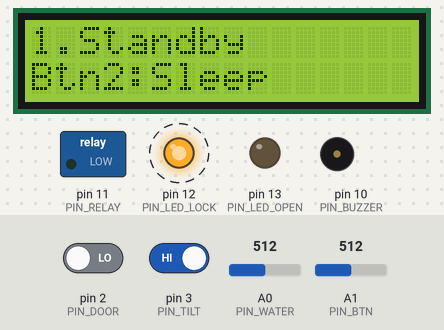
The sketch below on a simulated Arduino Uno, built with avr-gcc and run on an emulated ATmega328P. Parts: 16×2 character LCD, switched loads named in the sketch (green lamp = pin HIGH), output pins drawn as LEDs (lit = HIGH), buzzer (waves = sounding). Dashed ring = blinking. The test bench sets the inputs (shaded band); at power-on: pin 2 (PIN_DOOR) LOW, A1 (PIN_BTN) = 512, pin 3 (PIN_TILT) HIGH, A0 (PIN_WATER) = 512. EEPROM starts erased.

Above: at 1.2 s.
1.3 s: pin 2 (PIN_DOOR) driven HIGH
At 1.62 s:
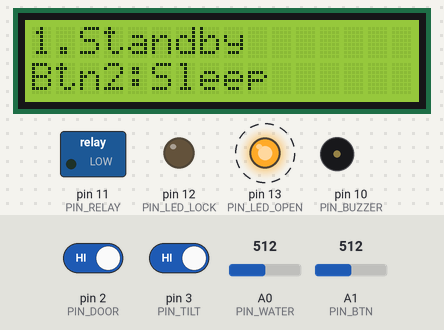
4.3 s: A1 (PIN_BTN) set to 539
5.8 s: A1 (PIN_BTN) set to 558
At 5.8 s:
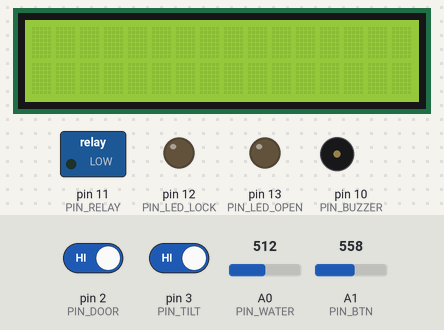
7.3 s: A1 (PIN_BTN) set to 511
At 7.42 s:
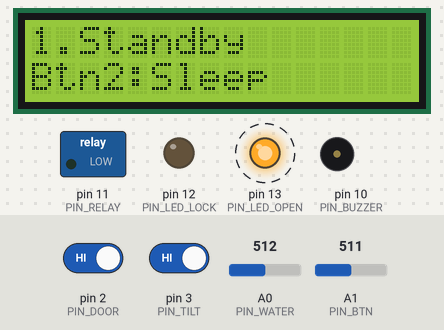
10.3 s: A1 (PIN_BTN) set to 1023
At 11.1 s:
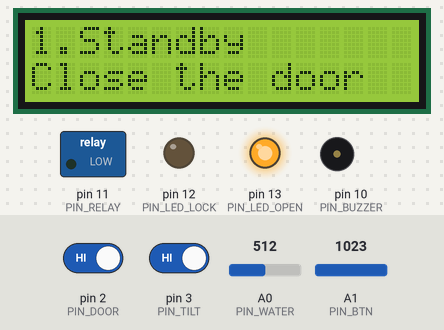
12.1 s: pin 2 (PIN_DOOR) driven LOW
At 12.9 s:
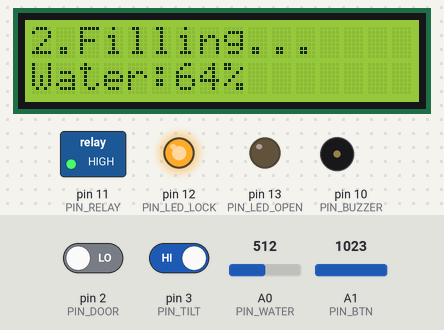
Timing chart, 0 to 54.0 s (numbered marks = the images above; inputs shaded):
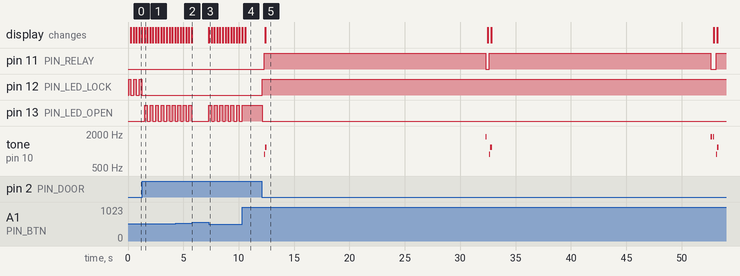

The sketch:

washer_safety.ino
```cpp
#include "src/logic.h"

void setup() {
  washer_init();
}

void loop() {
  washer_loop();
}
```

logic.cpp
```cpp
#include "logic.h"

#include <LiquidCrystal.h>
#include <Stepper.h>
#include <EEPROM.h>

static LiquidCrystal lcd(4, 5, 6, 7, 8, 9);
//Stepper 라이브러리는 (IN1, IN3, IN2, IN4) 순서로 넣어야 정방향 회전한다
//실제 배선: A2=IN1, A3=IN2, A4=IN3, A5=IN4
static Stepper stepper(2048, A2, A4, A3, A5);

static State currentState = IDLE;

//---------------- 물높이 (실측 기반) ----------------
//실측값: 건조 0 / 소량 410 / 중간 520 / 목표 수위(종이컵 절반) 660
static const int waterAdcPoints[]     = {0, 410, 520, 660};
static const int waterPercentPoints[] = {0, 33, 67, 100};
static const int WATER_POINTS_COUNT   = 4;

#define DOOR_CLOSED_LEVEL LOW

static unsigned long lastBtnTime = 0;
static unsigned long doorOpenSince = 0;
static bool doorWasClosed = true;
static State pausedFromState;
static unsigned long pausedElapsed = 0;
static bool pausedByDoor = false;
static bool pausedByImbalance = false;
static bool fillCompleteShown = false;
static unsigned long fillCompleteTime = 0;
static bool showCloseDoorMsg = false;
static unsigned long closeDoorMsgTime = 0;
static unsigned long lastLcdUpdate = 0;
static unsigned long stateTimer = 0;

// Inputs of the current loop pass (testability: washer_loop() reads them from the hardware,
// washer_loop_with() takes them as arguments). The original called millis()/digitalRead/analogRead in place.
static unsigned long g_now = 0;
static int g_btn_adc = 0;
static bool g_door_closed = true;
static bool g_tilt_high = false;
static int g_water_adc = 0;

// LCD shadow (the display cannot be read back)
static char shadow[2][17];
static uint8_t cur_col = 0, cur_row = 0;
static bool lcdOn = true;

static void lcd_clear() {
  lcd.clear();
  for (uint8_t r = 0; r < 2; r++) {
    memset(shadow[r], ' ', 16);
    shadow[r][16] = '\0';
  }
  cur_col = cur_row = 0;
}

static void lcd_set_cursor(uint8_t col, uint8_t row) {
  lcd.setCursor(col, row);
  cur_col = col;
  cur_row = row;
}

static void lcd_print(const char* text) {
  lcd.print(text);
  for (uint8_t i = 0; text[i] != '\0'; i++, cur_col++) {
    if (cur_col < 16) shadow[cur_row][cur_col] = text[i];
  }
}

static void lcd_print(long value) {
  char buf[12];
  ltoa(value, buf, 10);
  lcd_print(buf);
}

//---------------- 부저 멜로디 (수동부저, tone 사용) ----------------
static const int startNotes[] = {880, 1175}; //시작음: 짧게 상승
static const unsigned int startDur[] = {100, 150};
static const int startLen = 2;
static const int alarmNotes[] = {1800, 0, 1800, 0}; //경보음: 높은음 반복 (0은 무음 구간)
static const unsigned int alarmDur[] = {120, 80, 120, 400};
static const int alarmLen = 4;
static const int completeNotes[] = {523, 659, 784, 1047}; //완료음: 도-미-솔-도
static const unsigned int completeDur[] = {150, 150, 150, 300};
static const int completeLen = 4;
static int activeMelody = -1; //-1=없음, 0=시작, 1=경보, 2=완료
static int melodyIndex = 0;
static unsigned long melodyNoteStart = 0;
static bool melodyPlaying = false;

static void playNoteAt(int melodyType, int idx) {
  int freq = 0;
  if (melodyType == 0) freq = startNotes[idx];
  else if (melodyType == 1) freq = alarmNotes[idx];
  else if (melodyType == 2) freq = completeNotes[idx];
  if (freq > 0) tone(PIN_BUZZER, freq);
  else noTone(PIN_BUZZER);
}

static unsigned int getDurationAt(int melodyType, int idx) {
  if (melodyType == 0) return startDur[idx];
  if (melodyType == 1) return alarmDur[idx];
  if (melodyType == 2) return completeDur[idx];
  return 100;
}

static int getMelodyLen(int melodyType) {
  if (melodyType == 0) return startLen;
  if (melodyType == 1) return alarmLen;
  if (melodyType == 2) return completeLen;
  return 0;
}

static void startMelodyPlay(int melodyType) {
  activeMelody = melodyType;
  melodyIndex = 0;
  melodyPlaying = true;
  melodyNoteStart = g_now;
  playNoteAt(activeMelody, 0);
}

static void stopMelodyPlay() {
  melodyPlaying = false;
  activeMelody = -1;
  noTone(PIN_BUZZER);
}

//매 루프 호출. tone()은 백그라운드로 소리를 내므로 음 전환 타이밍만 millis로 관리하면 루프를 막지 않는다
static void updateMelody() {
  if (!melodyPlaying || activeMelody == -1) return;
  unsigned int dur = getDurationAt(activeMelody, melodyIndex);
  if (g_now - melodyNoteStart >= dur) {
    melodyIndex++;
    int len = getMelodyLen(activeMelody);
    if (melodyIndex >= len) {
      if (activeMelody == 1) {
        melodyIndex = 0; //경보음만 무한 반복
      } else {
        noTone(PIN_BUZZER);
        melodyPlaying = false;
        return;
      }
    }
    melodyNoteStart = g_now;
    playNoteAt(activeMelody, melodyIndex);
  }
}

//---------------- 도어 / LED ----------------
static void setDoorLED(bool locked) {
  digitalWrite(PIN_LED_LOCK, locked ? HIGH : LOW);
  digitalWrite(PIN_LED_OPEN, locked ? LOW : HIGH);
}

//---------------- 상태 관리 ----------------
bool washer_is_running_state(State s) {
  return (s == FILLING || s == WASHING || s == SPINNING);
}

static void saveState(State s) { EEPROM.update(EEPROM_ADDR_STATE, (byte)s); }

static void changeState(State s) {
  currentState = s;
  stateTimer = g_now;
  saveState(s);
}

//일시정지 진입. 원인 구분: 0 = 사용자가 버튼으로 멈춤 (경보 없음), 1 = 동작 중 문 열림 (경보), 2 = 탈수 중 진동 감지 (경보)
static void enterPaused(int reason) {
  pausedFromState = currentState;
  pausedElapsed = g_now - stateTimer;
  pausedByDoor = (reason == 1);
  pausedByImbalance = (reason == 2);
  digitalWrite(PIN_RELAY, LOW);
  currentState = PAUSED;
  saveState(PAUSED);
  if (reason == 1 || reason == 2) startMelodyPlay(1);
}

//절전 진입: 대기 상태에서만 가능. 릴레이/LED를 끄고 LCD 표시를 끈다.
static void enterSleepMode() {
  stopMelodyPlay();
  digitalWrite(PIN_RELAY, LOW);
  digitalWrite(PIN_LED_LOCK, LOW);
  digitalWrite(PIN_LED_OPEN, LOW);
  lcd.noDisplay(); //백라이트는 결선상 못 끄고, 화면 표시만 끈다
  lcdOn = false;
  currentState = SLEEPING;
}

//절전 해제: 버튼2를 다시 누르면 대기 상태로 복귀
static void exitSleepMode() {
  lcd.display();
  lcdOn = true;
  currentState = IDLE;
  setDoorLED(g_door_closed);
}

void washer_init() {
  pinMode(PIN_DOOR, INPUT); //3핀 모듈이라 자체 풀업 있음
  pinMode(PIN_TILT, INPUT_PULLUP); //2핀 단품이라 내부 풀업 사용
  pinMode(PIN_RELAY, OUTPUT);
  pinMode(PIN_LED_LOCK, OUTPUT);
  pinMode(PIN_LED_OPEN, OUTPUT);
  digitalWrite(PIN_RELAY, LOW);
  lcd.begin(16, 2);
  lcd.display();
  lcdOn = true;
  stepper.setSpeed(10);
  // power-up values of the loop state (testability: washer_init() can be called again)
  lastBtnTime = doorOpenSince = pausedElapsed = fillCompleteTime = closeDoorMsgTime = lastLcdUpdate = stateTimer = 0;
  doorWasClosed = true;
  pausedByDoor = pausedByImbalance = fillCompleteShown = showCloseDoorMsg = false;
  activeMelody = -1;
  melodyIndex = 0;
  melodyNoteStart = 0;
  melodyPlaying = false;
  noTone(PIN_BUZZER);
  g_now = millis();
  //마지막 상태를 EEPROM에서 복원한다. 동작 중이거나 완료/알람/일시정지/절전으로 저장돼 있었다면 전부 대기로 되돌린다.
  byte saved = EEPROM.read(EEPROM_ADDR_STATE);
  if (saved <= SLEEPING && (washer_is_running_state((State)saved) || saved == DONE || saved == ALARM || saved == PAUSED || saved == SLEEPING)) {
    currentState = IDLE;
  } else if (saved <= SLEEPING) {
    currentState = (State)saved;
  } else {
    currentState = IDLE; //에러 방지 (EEPROM 초기값 255 등)
  }
  g_door_closed = (digitalRead(PIN_DOOR) == DOOR_CLOSED_LEVEL);
  setDoorLED(g_door_closed);
  lcd_clear();
  lcd_print("Washer Ready");
}

int washer_decode_button(int adc) {
  int btn = 0;
  if (abs(adc - BTN1_ADC) < BTN_TOLERANCE) btn = 1;
  else if (abs(adc - BTN2_ADC) < BTN_TOLERANCE) btn = 2;
  else if (abs(adc - BTN3_ADC) < BTN_TOLERANCE) btn = 3;
  return btn;
}

//버튼 읽기. 실측 ADC값과 비교해서 어느 버튼인지 판별
static int readButton() {
  int adc = g_btn_adc;
  if (g_now - lastBtnTime < BTN_DEBOUNCE) return 0;
  int btn = washer_decode_button(adc);
  if (btn != 0) lastBtnTime = g_now;
  return btn;
}

//기울기센서: 평상시 LOW, 흔들리면 HIGH (실측 확인)
static bool checkImbalance() {
  return g_tilt_high;
}

//ADC -> % 변환. 실측 4점 사이를 구간별로 직선 보간
int washer_water_percent(int adc) {
  if (adc <= waterAdcPoints[0]) return waterPercentPoints[0];
  if (adc >= waterAdcPoints[WATER_POINTS_COUNT - 1]) return waterPercentPoints[WATER_POINTS_COUNT - 1];
  for (int i = 0; i < WATER_POINTS_COUNT - 1; i++) {
    if (adc >= waterAdcPoints[i] && adc <= waterAdcPoints[i + 1]) {
      long adcRange = waterAdcPoints[i + 1] - waterAdcPoints[i];
      long pctRange = waterPercentPoints[i + 1] - waterPercentPoints[i];
      long offset = adc - waterAdcPoints[i];
      return waterPercentPoints[i] + (offset * pctRange) / adcRange;
    }
  }
  return 0;
}

static void updateLcd() {
  if (currentState == SLEEPING) return; // 절전 중엔 화면 자체를 안 씀
  if (g_now - lastLcdUpdate < LCD_INTERVAL) return;
  lastLcdUpdate = g_now;
  lcd_clear();
  lcd_set_cursor(0, 0);
  switch (currentState) {
    case IDLE: lcd_print("1.Standby"); break;
    case FILLING: lcd_print("2.Filling..."); break;
    case WASHING: lcd_print("3.Washing..."); break;
    case SPINNING: lcd_print("4.Spinning..."); break;
    case DONE: lcd_print("5.Complete!"); break;
    case ALARM: lcd_print("! ALARM !"); break;
    case PAUSED:
      if (pausedByDoor) lcd_print("!PAUSED(Door)!");
      else if (pausedByImbalance) lcd_print("!PAUSED(Shake)!");
      else lcd_print("-- PAUSED --");
      break;
    default: break;
  }
  lcd_set_cursor(0, 1);
  if (currentState == IDLE) {
    if (showCloseDoorMsg && g_now - closeDoorMsgTime < CLOSE_DOOR_MSG_DURATION) {
      lcd_print("Close the door");
    } else {
      showCloseDoorMsg = false;
      lcd_print("Btn2:Sleep");
    }
  } else if (currentState == PAUSED) {
    //문이 열려 있으면 재개 불가 상태라는 걸 안내
    lcd_print(g_door_closed ? "Btn3:Resume" : "Close the door");
  } else if (currentState == FILLING) {
    //5회 평균으로 표시 잔떨림 완화 (one reading per pass here: g_water_adc)
    int avgWater = 0;
    for (int i = 0; i < 5; i++) avgWater += g_water_adc;
    avgWater /= 5;
    lcd_print("Water:");
    lcd_print((long)washer_water_percent(avgWater));
    lcd_print("%");
  } else if (currentState == WASHING || currentState == SPINNING) {
    //남은 시간(초) 표시. 일시정지 후 재개해도 이어서 계산된다
    unsigned long duration = (currentState == WASHING) ? WASH_DURATION : SPIN_DURATION;
    unsigned long elapsed = g_now - stateTimer;
    long remaining = (long)(duration - elapsed) / 1000;
    if (remaining < 0) remaining = 0;
    lcd_print("Time left:");
    lcd_print(remaining);
    lcd_print("s");
  }
}

static void loop_pass() {
  bool doorClosedNow = g_door_closed;
  //도어 감시는 동작 중(급수/세탁/탈수)에만 한다.
  if (washer_is_running_state(currentState)) {
    if (!doorClosedNow) {
      if (doorWasClosed) {
        doorOpenSince = g_now; //열리기 시작한 시점 기록
        doorWasClosed = false;
      }
      //2초 이상 계속 열려 있어야 확정(짧은 접촉은 무시)
      if (g_now - doorOpenSince > DOOR_OPEN_CONFIRM_TIME) {
        enterPaused(1);
      }
    } else {
      doorWasClosed = true; //중간에 닫히면 타이머 리셋
    }
  } else {
    doorWasClosed = true;
  }
  int btn = readButton();
  switch (currentState) {
    case IDLE:
      digitalWrite(PIN_RELAY, LOW);
      setDoorLED(doorClosedNow); //LED는 오직 실제 문 상태만 반영
      if (btn == 2) {
        enterSleepMode();
        break;
      }
      if (btn == 1) {
        if (doorClosedNow) {
          changeState(FILLING);
          startMelodyPlay(0);
        } else {
          //문 열린 채 시작 시도 -> 안내만 띄우고 대기 유지 (도어 인터록)
          showCloseDoorMsg = true;
          closeDoorMsgTime = g_now;
        }
      }
      break;
    //절전 상태: 버튼2를 다시 누르면 즉시 복귀. 그 외엔 아무것도 안 함
    case SLEEPING:
      if (btn == 2) {
        exitSleepMode();
      }
      break;
    case FILLING: {
      //급수 완료 전까지만 릴레이 ON 유지.
      if (!fillCompleteShown) {
        digitalWrite(PIN_RELAY, HIGH);
      }
      int rawWater = g_water_adc;
      if (rawWater >= WATER_FULL_THRESHOLD) {
        if (!fillCompleteShown) {
          fillCompleteShown = true;
          fillCompleteTime = g_now;
          digitalWrite(PIN_RELAY, LOW); //밸브는 즉시 잠금
        }
        //100% 화면을 잠깐 보여준 뒤 다음 단계로
        if (g_now - fillCompleteTime > FILL_COMPLETE_HOLD) {
          fillCompleteShown = false;
          changeState(WASHING);
        }
      } else if (g_now - stateTimer > FILL_DURATION) {
        //제한시간 내에 목표 수위 도달 실패 = 밸브/센서 이상으로 간주
        digitalWrite(PIN_RELAY, LOW);
        changeState(ALARM);
        startMelodyPlay(1);
      }
      if (btn == 3) enterPaused(0);
      break;
    }
    case WASHING:
      if (g_now - stateTimer > WASH_DURATION) {
        changeState(SPINNING);
      }
      if (btn == 3) enterPaused(0);
      break;
    case SPINNING:
      //한 번에 50스텝씩만 돌려서 루프 지연을 체감 안 되는 수준으로 유지.
      stepper.step(50);
      if (checkImbalance()) {
        enterPaused(2);
        break; //같은 루프에서 아래 완료 판정이 PAUSED를 덮어쓰지 않도록
      }
      if (g_now - stateTimer > SPIN_DURATION) {
        changeState(DONE);
        startMelodyPlay(2);
        break;
      }
      if (btn == 3) enterPaused(0);
      break;
    case PAUSED:
      digitalWrite(PIN_RELAY, LOW);
      setDoorLED(doorClosedNow);
      //재개 조건: 문이 닫힌 상태에서 버튼3. 진동으로 멈춘 경우엔 탈수를 처음부터 다시 돌린다
      if (btn == 3 && doorClosedNow) {
        stopMelodyPlay();
        currentState = pausedFromState;
        if (pausedByImbalance) {
          stateTimer = g_now; //탈수 처음부터
        } else {
          stateTimer = g_now - pausedElapsed; //멈춘 지점부터 이어서
        }
        saveState(currentState);
      }
      break;
    case DONE:
      setDoorLED(false); //완료 후 도어 잠금 해제 표시
      if (btn == 1 || btn == 3) {
        stopMelodyPlay();
        changeState(IDLE);
      }
      break;
    case ALARM:
      digitalWrite(PIN_RELAY, LOW);
      if (btn == 1 || btn == 3) {
        stopMelodyPlay();
        changeState(IDLE);
      }
      break;
  }
  updateMelody();
  updateLcd();
}

void washer_loop() {
  washer_loop_with(millis(), analogRead(PIN_BTN), digitalRead(PIN_DOOR) == DOOR_CLOSED_LEVEL,
                   digitalRead(PIN_TILT) == HIGH, analogRead(PIN_WATER));
}

void washer_loop_with(uint32_t now_ms, int btn_adc, bool door_closed, bool tilt_high, int water_adc) {
  g_now = now_ms;
  g_btn_adc = btn_adc;
  g_door_closed = door_closed;
  g_tilt_high = tilt_high;
  g_water_adc = water_adc;
  loop_pass();
}

State washer_state() { return currentState; }
State washer_paused_from() { return pausedFromState; }
bool washer_paused_by_door() { return pausedByDoor; }
bool washer_paused_by_imbalance() { return pausedByImbalance; }
int washer_active_melody() { return activeMelody; }
bool washer_melody_playing() { return melodyPlaying; }
bool washer_lcd_on() { return lcdOn; }
const char* washer_lcd_line(uint8_t row) { return shadow[row % 2]; }
```

logic.h
```cpp
// (licence header left out)
#pragma once
#include <Arduino.h>

#define PIN_DOOR 2        // reed switch module, LOW = door closed
#define PIN_TILT 3        // tilt switch to GND (INPUT_PULLUP): LOW = still, HIGH = shaking
#define PIN_BUZZER 10     // passive buzzer
#define PIN_RELAY 11      // water valve relay
#define PIN_LED_LOCK 12   // red LED: door locked/closed
#define PIN_LED_OPEN 13   // green LED: door open
#define PIN_WATER A0      // water level sensor (analog)
#define PIN_BTN A1        // three buttons on one resistor ladder (analog)
// LCD 16x2 (parallel): RS 4, E 5, D4..D7 6..9. Stepper 28BYJ-48 via ULN2003: IN1..IN4 = A2..A5.

enum State {
  IDLE, FILLING, WASHING, SPINNING, DONE, ALARM, PAUSED, SLEEPING
};

#define LCD_INTERVAL 300UL            // ms between LCD refreshes
#define FILL_DURATION 20000UL         // fill timeout
#define WASH_DURATION 10000UL
#define SPIN_DURATION 8000UL
#define WATER_FULL_THRESHOLD 660      // ADC
#define BTN1_ADC 1019                 // button 1: start / acknowledge
#define BTN2_ADC 509                  // button 2: sleep on / off
#define BTN3_ADC 338                  // button 3: pause / resume
#define BTN_TOLERANCE 40
#define BTN_DEBOUNCE 250UL
#define DOOR_OPEN_CONFIRM_TIME 2000UL // door must stay open this long while running to pause
#define FILL_COMPLETE_HOLD 2000UL     // "100%" stays on the LCD before washing starts
#define CLOSE_DOOR_MSG_DURATION 2000UL
#define EEPROM_ADDR_STATE 0

void washer_init();                   // setup(): pins, LCD, stepper speed; restores the last state saved in EEPROM
void washer_loop();                   // one loop() pass reading millis() and the sensors
void washer_loop_with(uint32_t now_ms, int btn_adc, bool door_closed, bool tilt_high, int water_adc);  // the same pass with given time and sensor values
int washer_decode_button(int adc);    // button for an A1 reading: 0 none, 1, 2 or 3 (no debounce)
int washer_water_percent(int adc);    // water level in % from the A0 reading (piecewise linear)
bool washer_is_running_state(State s);  // FILLING, WASHING or SPINNING

State washer_state();
State washer_paused_from();           // state that was paused
bool washer_paused_by_door();
bool washer_paused_by_imbalance();
int washer_active_melody();           // -1 none, 0 start, 1 alarm (repeats), 2 complete
bool washer_melody_playing();
bool washer_lcd_on();                 // false in sleep mode
const char* washer_lcd_line(uint8_t row);  // text on LCD row 0 or 1: 16 characters, empty cells are spaces
```

Measured:
- the behaviour switches between 548 and 549 on A1 (PIN_BTN) (found by bisection; images 1 and 2)
- after the input at 1.3 s, pin 12 (PIN_LED_LOCK): stops changing and stays LOW; pin 13 (PIN_LED_OPEN): alternates HIGH for 0.25 s and LOW for 0.25 s, starting after 0.20 s
- after the input at 5.8 s, pin 13 (PIN_LED_OPEN): stops changing and stays LOW
- after the input at 7.3 s, pin 13 (PIN_LED_OPEN): alternates HIGH for 0.25 s and LOW for 0.25 s, starting at once; the display: changes at once (image 3)
- after the input at 10.3 s, pin 13 (PIN_LED_OPEN): goes on until 10.3 s, then stays HIGH; the display: first differs from a run without the input after 0.31 s (image 4)
- after the input at 12.1 s, pin 11 (PIN_RELAY): goes HIGH 20.0 s, LOW 0.33 s, HIGH 20.0 s, LOW 0.47 s, then HIGH, starting after 0.20 s; pin 12 (PIN_LED_LOCK): LOW → HIGH at once
- by itself, pin 12 (PIN_LED_LOCK): alternates HIGH for 0.25 s and LOW for 0.25 s
